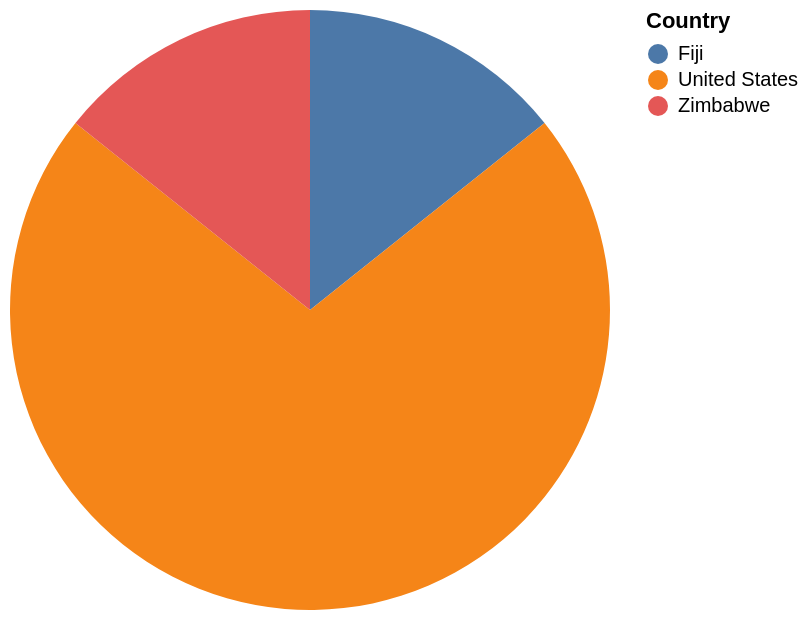

Specify this chart in Vega-Lite:
### Vega-Lite specification from a JSON file in a GitHub repository (floating-point values rounded to 4 significant figures)
{"data": {"values": [{"x_data": "Fiji", "y_data": 1}, {"x_data": "United States", "y_data": 5}, {"x_data": "Zimbabwe", "y_data": 1}]}, "mark": "arc", "encoding": {"theta": {"field": "y_data", "type": "quantitative", "title": "COUNT(Country)"}, "color": {"field": "x_data", "type": "nominal", "title": "Country"}}}
